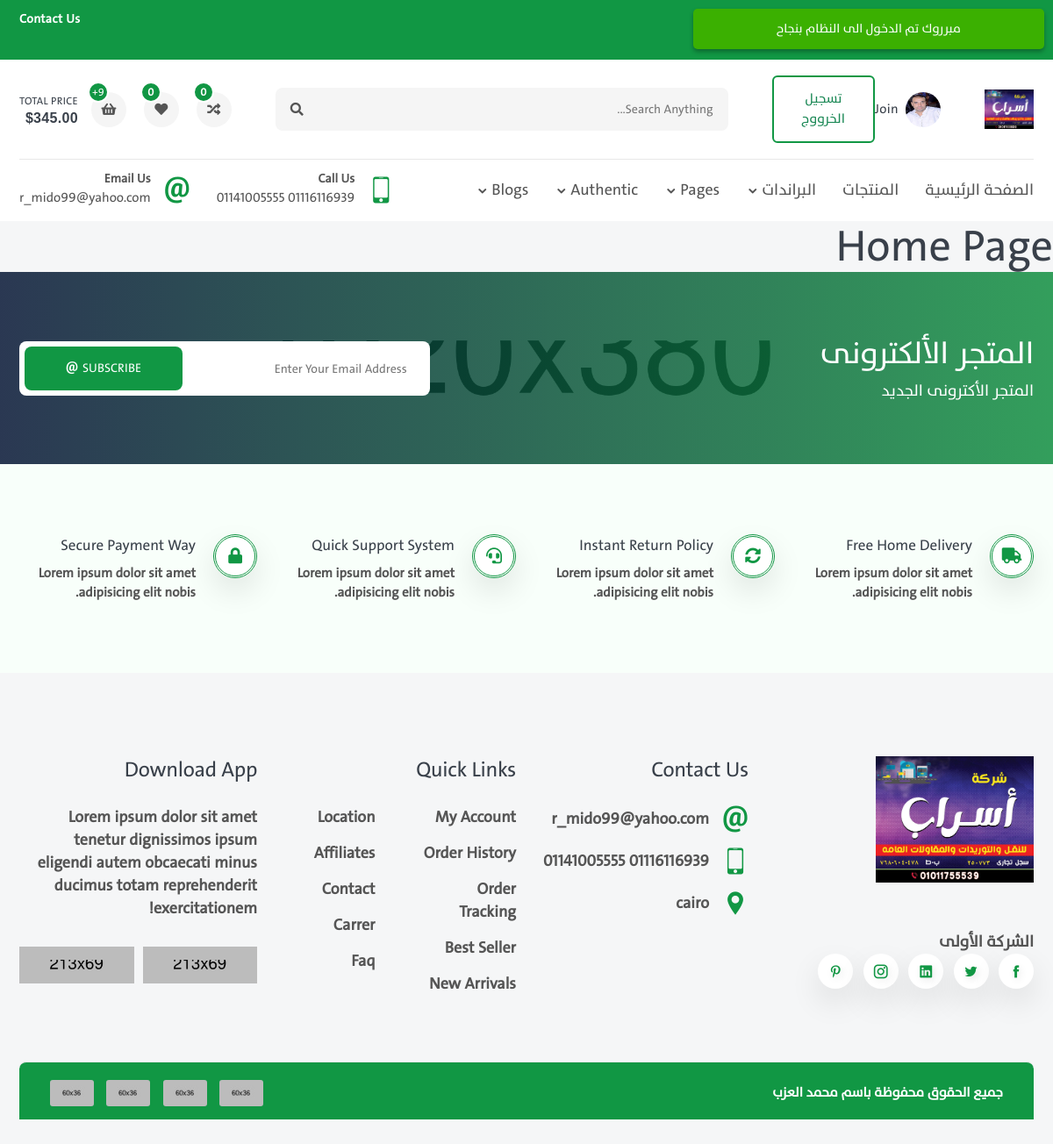
Page / (signed in) on the committed database.
### settings/models.py (models this page shows, shortened)
class Settings(models.Model):
    name=models.CharField(max_length=120)
    logo=models.ImageField(upload_to='logo')
    subtitle=models.TextField(max_length=500)
    call_us=models.TextField(max_length=120)
    email_us=models.TextField(max_length=120)
    phones=models.TextField(max_length=120)
    address=models.TextField(max_length=200)
    facebook=models.URLField(null=True,blank=True)
    youtube=models.URLField(null=True,blank=True)
    android_apps=models.URLField(null=True,blank=True)
    ios_apps=models.URLField(null=True,blank=True)

### authuser/models.py (models this page shows)
class User(AbstractUser):
    full_name=models.CharField(max_length=120)
    phone=models.CharField(max_length=120,validators=[validate_phone])
    image=models.ImageField(upload_to='photo_user')
    job=models.CharField(max_length=120)
    email=models.CharField(max_length=75)
    first_name=None
    last_name=None
    def __str__(self):
        return self.full_name

### settings/views.py (the view)
# urls.py: 2. Add a URL to urlpatterns:  path('', views.home, name='home')
def home(request):
    messages.success(request,'مبرروك تم الدخول الى النظام بنجاح')
    return render(request,'settings/home.html',{})

### settings/templates/settings/home.html (shortened to what this page needs)
{% extends 'base.html' %}
{% block body %}
   <h1>Home Page</h1>
{% endblock body %}

### templates/base.html (shortened to what this page needs)
{% load static %}
<!DOCTYPE html>
<html lang="en" dir="rtl">
    <head>
        <link rel="stylesheet" href="{% static 'fonts/flaticon/flaticon.css' %}">
        <link rel="stylesheet" href="{% static 'fonts/icofont/icofont.min.css' %}">
        <link rel="stylesheet" href="{% static 'fonts/fontawesome/fontawesome.min.css' %}">
        <link rel="stylesheet" href="{% static 'vendor/venobox/venobox.min.css' %}">
        <link rel="stylesheet" href="{% static 'vendor/slickslider/slick.min.css' %}">
        <link rel="stylesheet" href="{% static 'vendor/niceselect/nice-select.min.css' %}">
        <link rel="stylesheet" href="{% static 'vendor/bootstrap/bootstrap.min.css' %}">
        <link rel="stylesheet" href="{% static 'css/main.css' %}">
        {% block css %}
             <link rel="stylesheet" href="{% static 'css/user-auth.css' %}">
        {% endblock css %}
        <link rel="stylesheet" href="{% static 'custom/font.css' %}">
    </head>
    <body>
        <div class="header-top">
            <div class="container">
                <div class="row">
                    <div class="col-md-12 col-lg-5">
                        <div class="header-top-welcome">
                            {% if  request.user.is_authenticated %}:
                                 <p> أهلا وسهلا بك   : -      <span class="text-danger">{{request.user}}</span></p>
                            {% endif %}
                        </div>
                    </div>
                    <div class="col-md-5 col-lg-3">
                    </div>
                    <div class="col-md-7 col-lg-4">
                        <ul class="header-top-list">
                            <li><a href="contact.html">contact us</a></li>
                        </ul>
                    </div>
                </div>
            </div>
        </div>
        <header class="header-part">
            <div class="container">
                <div class="header-content">
                    <a href="index.html" class="header-logo">
                        <img src="{{settings_data.logo.url}}" alt="logo">
                    </a>
                   {% if request.user.is_authenticated %}
                        <a href="login.html" class="header-widget" title="My Account">
                            <img src="{{request.user.image.url}}" alt="user">
                            <span>join</span>
                        </a>
                         <a href="{% url 'authuser:logout' %}" class="btn btn-outline-success btn-sm">
                                    تسجيل الخرووج
                         </a>
                   {% endif %}
                    <form class="header-form">
                        <input type="text" placeholder="Search anything...">
                        <button><i class="fas fa-search"></i></button>
                    </form>
                    <div class="header-widget-group">
                        <a href="compare.html" class="header-widget" title="Compare List">
                            <i class="fas fa-random"></i>
                            <sup>0</sup>
                        </a>
                        <a href="wishlist.html" class="header-widget" title="Wishlist">
                            <i class="fas fa-heart"></i>
                            <sup>0</sup>
                        </a>
                        <button class="header-widget header-cart" title="Cartlist">
                            <i class="fas fa-shopping-basket"></i>
                            <sup>9+</sup>
                            <span>total price<small>$345.00</small></span>
                        </button>
                    </div>
                </div>
            </div>
        </header>
        <nav class="navbar-part">
            <div class="container">
                <div class="row">
                    <div class="col-lg-12">
                        <div class="navbar-content">
                            <ul class="navbar-list">
                                <li class="navbar-item dropdown">
                                    <a class="navbar-link " href="/">الصفحة الرئيسية</a>
                                </li>
                                <li class="navbar-item dropdown-megamenu">
                                    <a class="navbar-link " href="#">المنتجات</a>
                                </li>
                                <li class="navbar-item dropdown-megamenu">
                                    <a class="navbar-link dropdown-arrow" href="#">البراندات</a>
                                </li>
                                <li class="navbar-item dropdown">
                                    <a class="navbar-link dropdown-arrow" href="#">pages</a>
                                </li>
                                <li class="navbar-item dropdown">
                                    <a class="navbar-link dropdown-arrow" href="#">authentic</a>
                                </li>
                                <li class="navbar-item dropdown">
                                    <a class="navbar-link dropdown-arrow" href="#">blogs</a>
                                </li>
                            </ul>
                            <div class="navbar-info-group">
                                <div class="navbar-info">
                                    <i class="icofont-ui-touch-phone"></i>
                                    <p>
                                        <small>call us</small>
                                        <span>{{settings_data.call_us}}</span>
                                    </p>
                                </div>
                                <div class="navbar-info">
                                    <i class="icofont-ui-email"></i>
                                    <p>
                                        <small>email us</small>
                                        <span>{{settings_data.email_us}}</span>
                                    </p>
                                </div>
                            </div>
                        </div>
                    </div>
                </div>
            </div>
        </nav>
        {% include 'messages.html' %}
        {% block body %}
        {% endblock body %}
        <section class="news-part" style="background: url(images/newsletter.jpg) no-repeat center;">
            <div class="container">
                <div class="row align-items-center">
                    <div class="col-md-5 col-lg-6 col-xl-7">
                        <div class="news-text">
                            <h2>المتجر الألكترونى</h2>
                            <p>  المتجر الأكترونى الجديد</p>
                        </div>
                    </div>
                    <div class="col-md-7 col-lg-6 col-xl-5">
                        <form class="news-form">
                            <input type="text" placeholder="Enter Your Email Address">
                            <button><span><i class="icofont-ui-email"></i>Subscribe</span></button>
                        </form>
                    </div>
                </div>
            </div>
        </section>
        <section class="intro-part">
            <div class="container">
                <div class="row intro-content">
                    <div class="col-sm-6 col-lg-3">
                        <div class="intro-wrap">
                            <div class="intro-icon">
                                <i class="fas fa-truck"></i>
                            </div>
                            <div class="intro-content">
                                <h5>free home delivery</h5>
                                <p>Lorem ipsum dolor sit amet adipisicing elit nobis.</p>
                            </div>
                        </div>
                    </div>
                    <div class="col-sm-6 col-lg-3">
                        <div class="intro-wrap">
                            <div class="intro-icon">
                                <i class="fas fa-sync-alt"></i>
                            </div>
                            <div class="intro-content">
                                <h5>instant return policy</h5>
                                <p>Lorem ipsum dolor sit amet adipisicing elit nobis.</p>
                            </div>
                        </div>
                    </div>
                    <div class="col-sm-6 col-lg-3">
                        <div class="intro-wrap">
                            <div class="intro-icon">
                                <i class="fas fa-headset"></i>
                            </div>
                            <div class="intro-content">
                                <h5>quick support system</h5>
                                <p>Lorem ipsum dolor sit amet adipisicing elit nobis.</p>
                            </div>
                        </div>
                    </div>
                    <div class="col-sm-6 col-lg-3">
                        <div class="intro-wrap">
                            <div class="intro-icon">
                                <i class="fas fa-lock"></i>
                            </div>
                            <div class="intro-content">
                                <h5>secure payment way</h5>
                                <p>Lorem ipsum dolor sit amet adipisicing elit nobis.</p>
                            </div>
                        </div>
                    </div>
                </div>
            </div>
        </section>
        <footer class="footer-part">
            <div class="container">
                <div class="row">
                    <div class="col-sm-6 col-xl-3">
                        <div class="footer-widget">
                            <a class="footer-logo" href="#">
                                <img src="{{settings_data.logo.url}}" alt="logo">
                            </a>
                            <p class="footer-desc">{{settings_data.subtitle|safe|truncatewords:25}}</p>
                            <ul class="footer-social">
                                <li><a class="icofont-facebook" href="{{settings_data.facebook}}"></a></li>
                                <li><a class="icofont-twitter" href="#"></a></li>
                                <li><a class="icofont-linkedin" href="#"></a></li>
                                <li><a class="icofont-instagram" href="#"></a></li>
                                <li><a class="icofont-pinterest" href="#"></a></li>
                            </ul>
                        </div>
                    </div>
                    <div class="col-sm-6 col-xl-3">
                        <div class="footer-widget contact">
                            <h3 class="footer-title">contact us</h3>
                            <ul class="footer-contact">
                                <li>
                                    <i class="icofont-ui-email"></i>
                                    <p>
                                        <span>{{settings_data.email_us}}</span>
                                    </p>
                                </li>
                                <li>
                                    <i class="icofont-ui-touch-phone"></i>
                                    <p>
                                        <span>{{settings_data.call_us}}</span>
                                    </p>
                                </li>
                                <li>
                                    <i class="icofont-location-pin"></i>
                                    <p>{{settings_data.address}}</p>
                                </li>
                            </ul>
                        </div>
                    </div>
                    <div class="col-sm-6 col-xl-3">
                        <div class="footer-widget">
                            <h3 class="footer-title">quick Links</h3>
                            <div class="footer-links">
                                <ul>
                                    <li><a href="#">My Account</a></li>
                                    <li><a href="#">Order History</a></li>
                                    <li><a href="#">Order Tracking</a></li>
                                    <li><a href="#">Best Seller</a></li>
                                    <li><a href="#">New Arrivals</a></li>
                                </ul>
                                <ul>
                                    <li><a href="#">Location</a></li>
                                    <li><a href="#">Affiliates</a></li>
                                    <li><a href="#">Contact</a></li>
                                    <li><a href="#">Carrer</a></li>
                                    <li><a href="#">Faq</a></li>
                                </ul>
                            </div>
                        </div>
                    </div>
                    <div class="col-sm-6 col-xl-3">
                        <div class="footer-widget">
                            <h3 class="footer-title">Download App</h3>
                            <p class="footer-desc">Lorem ipsum dolor sit amet tenetur dignissimos ipsum eligendi autem obcaecati minus ducimus totam reprehenderit exercitationem!</p>
                            <div class="footer-app">
                                <a href="#"><img src="images/google-store.png" alt="google"></a>
                                <a href="#"><img src="images/app-store.png" alt="app"></a>
                            </div>
                        </div>
                    </div>
                </div>
                <div class="row">
                    <div class="col-12">
                        <div class="footer-bottom">
                            <p class="footer-copytext">جميع الحقوق محفوظة باسم {{request.user}}<a target="_blank" href=""></a></p>
                            <div class="footer-card">
                                <a href="#"><img src="images/payment/jpg/01.jpg" alt="payment"></a>
                                <a href="#"><img src="images/payment/jpg/02.jpg" alt="payment"></a>
                                <a href="#"><img src="images/payment/jpg/03.jpg" alt="payment"></a>
                                <a href="#"><img src="images/payment/jpg/04.jpg" alt="payment"></a>
                            </div>
                        </div>
                    </div>
                </div>
            </div>
        </footer>
    </body>
</html>

### rows in the picture
Settings: logo (picture), call_us "01116116939 01141005555", email_us "r_mido99@yahoo.com", subtitle "الشركة الأولى", address "cairo"
User: user.image (picture), user "محمد العزب"
